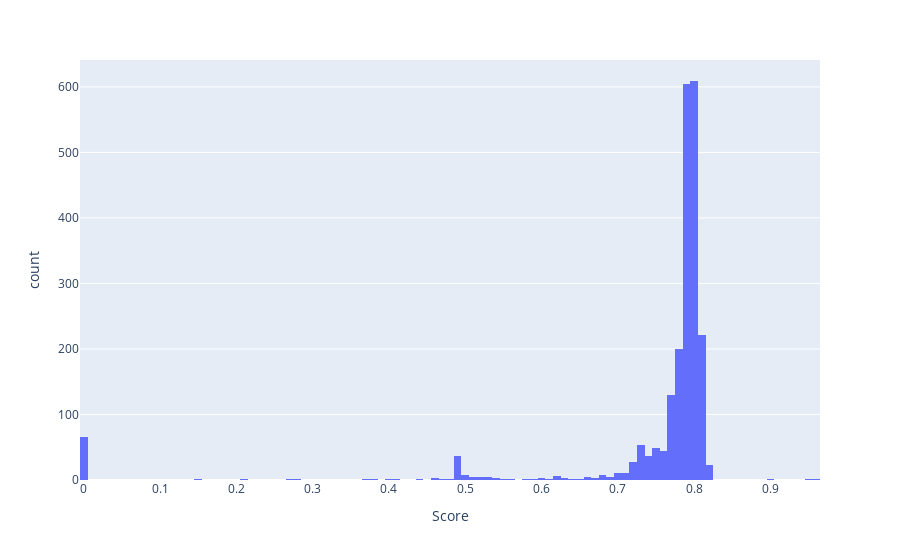

Notebook source saved alongside this figure:
### Code cell
px.histogram(df, x="Score", nbins=100)

### Figure 1 — Plotly figure (JSON) as saved in the notebook; plotly's stock layout.template omitted (floating-point values rounded to 4 significant figures; data arrays with more than 128 entries replaced by an {"elided": "..."} marker saying what was removed)
{"data": [{"alignmentgroup": "True", "bingroup": "x", "hovertemplate": "Score=%{x}<br>count=%{y}<extra></extra>", "legendgroup": "", "marker": {"color": "#636efa", "pattern": {"shape": ""}}, "name": "", "nbinsx": 100, "offsetgroup": "", "orientation": "v", "showlegend": false, "type": "histogram", "x": {"elided": "2211 float values"}, "xaxis": "x", "yaxis": "y"}], "layout": {"barmode": "relative", "legend": {"tracegroupgap": 0}, "margin": {"t": 60}, "xaxis": {"anchor": "y", "domain": [0, 1], "title": {"text": "Score"}}, "yaxis": {"anchor": "x", "domain": [0, 1], "title": {"text": "count"}}}}
